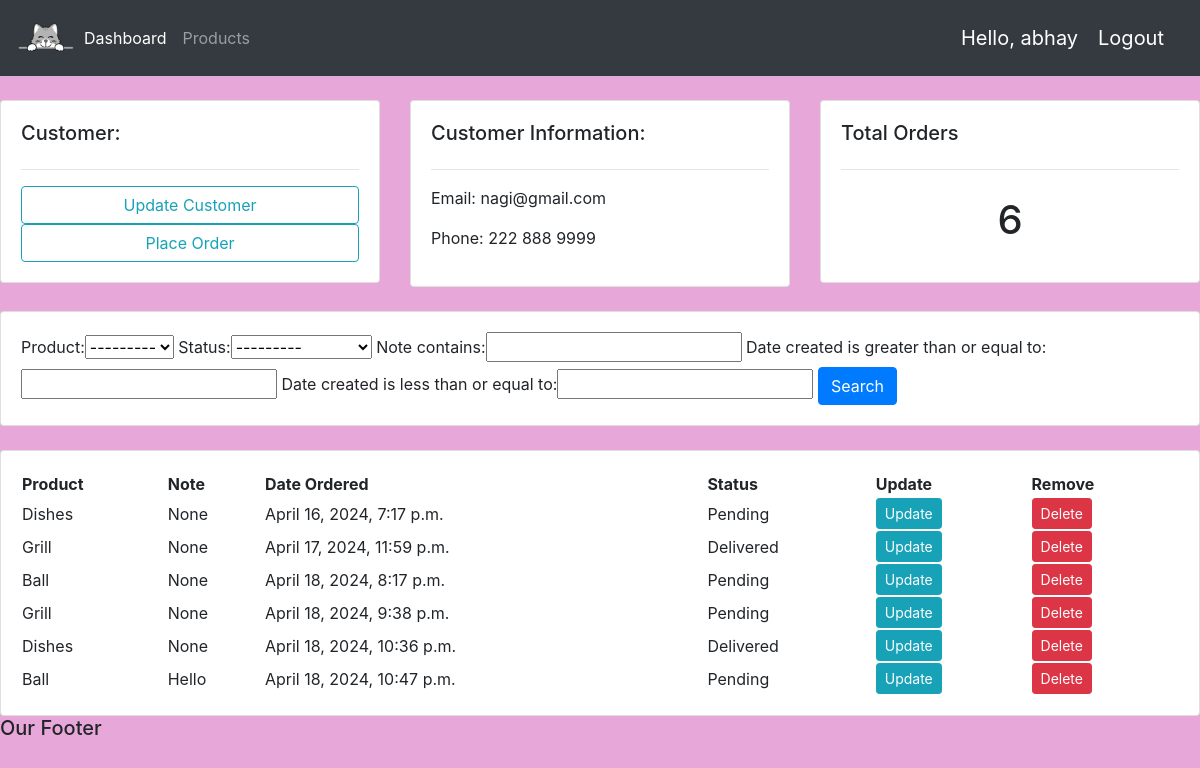
The page /customer/2/ (signed in) on the database its author committed.
### accounts/models.py (models this page shows, shortened)
class Customer(models.Model):
    user = models.OneToOneField(User, null=True, blank = True, on_delete=models.CASCADE)
    name = models.CharField(max_length=200, null=True)
    phone = models.CharField(max_length=200, null=True)
    email = models.CharField(max_length=200, null=True)
    profile_pic = models.ImageField(default = "profile.jpg",null = True, blank= True)
    date_created = models.DateTimeField(auto_now_add=True)

class Order(models.Model):
    STATUS = (
        ('Pending', 'Pending'),
        ('Out for Delivery', 'Out for Delivery'),
        ('Delivered', 'Delivered'),
    )
    customer = models.ForeignKey(Customer, null=True, on_delete=models.SET_NULL)
    product = models.ForeignKey(Product, null=True, on_delete=models.SET_NULL)
    date_created = models.DateTimeField(auto_now_add=True)
    status = models.CharField(max_length=200, null=True, choices=STATUS)
    note = models.CharField(max_length=200, null=True)

class Product(models.Model):
    CATEGORY = (
        ('Indoor', 'Indoor'),
        ('Outdoor', 'Outdoor'),
    )
    name = models.CharField(max_length=200, null=True)
    price = models.FloatField(null=True)
    category = models.CharField(max_length=200, null=True, choices=CATEGORY)
    description = models.CharField(max_length=200, null=True, blank=True)
    date_created = models.DateTimeField(auto_now_add=True, null=True)
    tags = models.ManyToManyField(Tag)
    def __str__(self):
        return self.name

### accounts/decorators.py (the view)
        def wrapper_func(request, *args, **kwargs):
            group = None
            if request.user.groups.exists():
                group = request.user.groups.all()[0].name
            if group in allowedroles:
                return view_func(request, *args, **kwargs)
            else:
                return HttpResponse('You are unauthrorized to view this page')

### accounts/views.py (called while the page is built)
@login_required(login_url='login')
@allowed_users(allowedroles=['admin'])
def customer(request,pk_test):
    customer = Customer.objects.get(id=pk_test)
    orders = customer.order_set.all()
    order_count = orders.count()
    myFilter = OrderFilter(request.GET, queryset=orders)
    orders = myFilter.qs
    context = {'customer': customer, 'orders': orders, 'order_count':order_count, 'myFilter': myFilter }
    return render(request,'accounts/customer.html', context)

### accounts/templates/accounts/customer.html
{% extends 'accounts/main.html' %}
{% block content %}
<br>
<div class="row">
    <div class="col-md">
        <div class="card card-body">
            <h5>Customer:</h5>
            <hr>
            <a class="btn btn-outline-info" href="">Update Customer</a>
            <a class="btn btn-outline-info" href="{% url 'create_order' customer.id %}">Place Order</a>
        </div>
    </div>
    <div class="col-md">
        <div class="card card-body">
            <h5>Customer Information:</h5>
            <hr>
            <p>Email: {{customer.email}} </p>
            <p>Phone: {{customer.phone}} </p>
        </div>
    </div>
    <div class="col-md">
        <div class="card card-body">
            <h5>Total Orders</h5>
            <hr>
            <h1 style="text-align: center;padding: 10px">{{order_count}}</h1>
        </div>
    </div>
</div>
<br>
<div class="row">
    <div class="col">
        <div class="card card-body">
            <form method = "get" >
                    {{myFilter.form}}
                <button class="btn btn-primary" type="submit">Search</button>
            </form>
        </div>
    </div>
</div>
<br>
<div class="row">
    <div class="col-md">
        <div class = "card card-body">
            <table>
                <tr>
                    <th>Product</th>
                    <th>Note</th>
                    <th>Date Ordered</th>
                    <th>Status</th>
                    <th>Update</th>
                    <th>Remove</th>
                </tr>
                {% for order in orders %}
                <tr>
                    <td>{{order.product}}</td>
                    <td>{{order.note}}</td>
                    <td>{{order.date_created}}</td>
                    <td>{{order.status}}</td>
                    <td><a class="btn btn-sm btn-info" href="{% url 'update_order' order.id %}">Update</a></td>
                    <td><a class="btn btn-sm btn-danger" href="{% url 'delete_order' order.id %}">Delete</a></td>
                </tr>
                {% endfor %}
        </table>
        </div>
    </div>
</div>
{% endblock content %}

### accounts/templates/accounts/navbar.html (shortened to what this page needs)
{% load static %}
<nav class="navbar navbar-expand-lg navbar-dark bg-dark">
    <img src = "{% static 'images/logo.png' %}" width="60" height="60">
    <div class="collapse navbar-collapse" id="navbarNav">
      <ul class="navbar-nav">
        {% if request.user.is_staff %}
        <li class="nav-item active">
          <a class="nav-link" href="{% url 'home' %}">Dashboard</a>
        </li>
        <li class="nav-item">
          <a class="nav-link" href="{% url 'products' %}">Products</a>
        </li>
        {% else %}
        <li class = "nav-item">
          <a class="nav-link" href="{% url 'account' %}">Settings</a>
        </li>
        {% endif %}
      </ul>
    </div>
    <span class="hello-msg">Hello, {{request.user}}</span>
    <span><a class="hello-msg" href="{% url 'logout' %}">Logout</a></span>
  </nav>

### static/css/main.css (style rules this page uses)
body { background-color:rgb(231, 168, 217); }

### accounts/templates/accounts/navbar.html (style rules this page uses)
.hello-msg { font-size: 20px; color: #fff; margin-right: 20px; }

### rows shown on the page
Customer: email "nagi@gmail.com", phone "222 888 9999"
Order: product "Dishes", note "None", date_created "April 16, 2024, 7:17 p.m.", status "Pending"
Order: product "Grill", note "None", date_created "April 17, 2024, 11:59 p.m.", status "Delivered"
Order: product "Ball", note "None", date_created "April 18, 2024, 8:17 p.m.", status "Pending"
Order: product "Grill", note "None", date_created "April 18, 2024, 9:38 p.m.", status "Pending"
Order: product "Dishes", note "None", date_created "April 18, 2024, 10:36 p.m.", status "Delivered"
Order: product "Ball", note "Hello", date_created "April 18, 2024, 10:47 p.m.", status "Pending"

### other values the page prints
{{ request.user }} "abhay"
{{ order_count }} "6"
